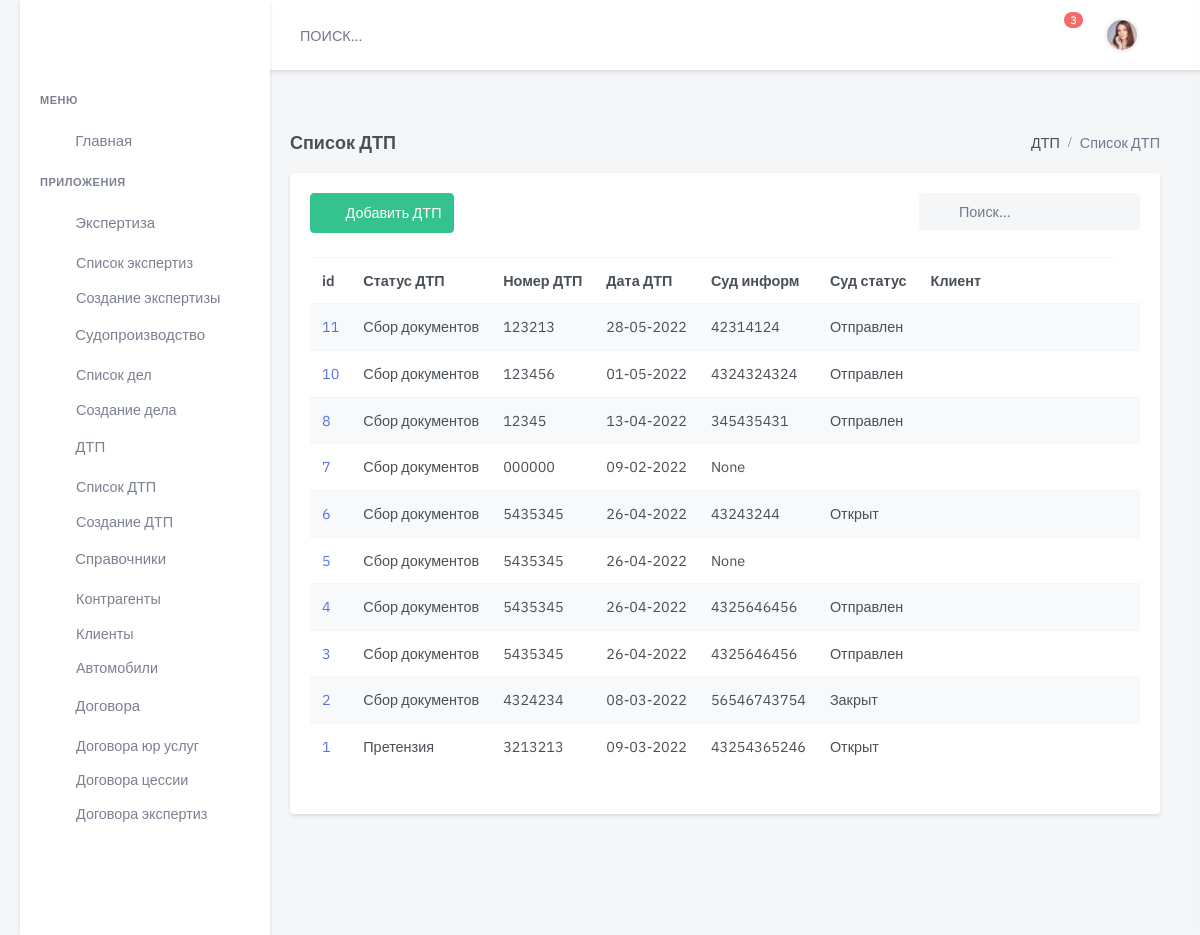
The page /accident/ on the database its author committed.
### accident/models.py (models this page shows, shortened)
class Accident(models.Model):
    status = models.ForeignKey(
        Status,
        on_delete=models.CASCADE,
        related_name='status_acc',
        blank=True,
        null=True, verbose_name='Статус  дела о ДТП')
    data = models.DateField(
        blank=True,
        null=True,
        default=None,
        verbose_name='Дата ДТП ')
    time = models.TimeField(
        blank=True,
        null=True,
        default=None,
        verbose_name='Время ДТП ')
    location_accident = models.CharField(
        max_length=400,
        blank=True,
        default=None,
        verbose_name='Место ДТП')
    number = models.CharField(
        max_length=24,
        blank=True,
        null=True,
        default=None,
        verbose_name='Номер протокола')
    dtp_doc = models.ForeignKey(
        AccidentDoc,
        on_delete=models.CASCADE,
        related_name='dtp_doc',
        blank=True,
        null=True, verbose_name='Документ Основание ')
    file_doc = models.FileField(
        upload_to='upload/protokol_doc/',
        null=True, default=None,
        verbose_name="Файл Основание",
        blank=True, )
    dtp_pos = models.ForeignKey(
        AccidentPos,
        on_delete=models.CASCADE,
        related_name='AccidentPos',
        blank=True,
        null=True,
        verbose_name='Документ Постановление ')
    file_pos = models.FileField(
        upload_to='upload/protokol_pos/',
        null=True,
        default=None,
        blank=True,
        verbose_name="Файл Постановление")
    court_info = models.ForeignKey(
        InfoCourt,
        on_delete=models.CASCADE,
        related_name='court_info',
        blank=True,
        null=True, verbose_name='Инфо о Судопроизводстве')
    data_insurance = models.DateField(
        blank=True,
        null=True,
        default=None,
        verbose_name='Дата обращения в Страховую')
    message = models.CharField(
        max_length=100000,
        blank=True,
        null=True,
        default=None,
        verbose_name='Комментарий')
    slug = models.SlugField(max_length=200, default=uuid.uuid1)
    is_active = models.BooleanField(default=True)
    created = models.DateTimeField(auto_now_add=True, auto_now=False)
    updated = models.DateTimeField(auto_now_add=False, auto_now=True)
    def __str__(self):
        return 'id {}, номер {}, место дтп {}, клиент{}'.format(self.id, self.number, self.location_accident,
                                    self.partner_accident.filter(type='True').first())
    class Meta:
        verbose_name = "ДТП  "
        verbose_name_plural = "ДТП"
        ordering = ['-created']

class Status(models.Model):
    name = models.CharField(
        max_length=100,
        blank=True,
        null=True,
        default=None,
        verbose_name='Наименование')
    comment = models.CharField(
        max_length=100,
        blank=True,
        null=True,
        default=None,
        verbose_name='Комментарий')
    is_active = models.BooleanField(default=True)
    created = models.DateTimeField(auto_now_add=True, auto_now=False)
    updated = models.DateTimeField(auto_now_add=False, auto_now=True)
    def __str__(self):
        return "%s" % self.name
    class Meta:
        verbose_name = 'Статус  дела о ДТП'
        verbose_name_plural = 'Статусы дела о ДТП'

### court/models.py (models this page shows, shortened)
class InfoCourt(models.Model):
    status = models.ForeignKey(
        Status,
        on_delete=models.CASCADE,
        verbose_name='Статус  дела',
        related_name='court_status',
        default=None,
        blank=True,
        null=True
    )
    judge = models.ForeignKey(
        judge,
        on_delete=models.CASCADE,
        verbose_name='Судья',
        related_name='court_judge',
        default=None,
        blank=True,
        null=True
    )
    case_number = models.CharField(
        max_length=24,
        blank=True,
        null=True,
        default=None,
        verbose_name='Номер Судебного дела')
    uid_number = models.CharField(
        max_length=26,
        blank=True,
        null=True,
        default=None,
        verbose_name='УИД Судебного дела')
    data_reg = models.DateField(
        blank=True,
        null=True,
        default=None,
        verbose_name='Дата регистрации дела')
    location = models.ForeignKey(
        ListCourt,
        on_delete=models.CASCADE,
        blank=True,
        null=True,
        default=None,
        related_name='location', verbose_name='Место  ')
    message = models.TextField(
        max_length=50000,
        blank=True,
        null=True,
        default=None,
        verbose_name='Результат события Коментарий')
    is_active = models.BooleanField(default=True)
    created = models.DateTimeField(auto_now_add=True, auto_now=False)
    updated = models.DateTimeField(auto_now_add=False, auto_now=True)
    def __str__(self):
        return "%s" % self.uid_number
    class Meta:
        verbose_name = "Информация дела"
        verbose_name_plural = "Информация дела"
        ordering = ['-created']

class Status(models.Model):
    name = models.CharField(
        max_length=100,
        blank=True,
        null=True,
        default=None,
        verbose_name='Наименование')
    comment = models.CharField(
        max_length=100,
        blank=True,
        null=True,
        default=None,
        verbose_name='Комментарий')
    is_active = models.BooleanField(default=True)
    created = models.DateTimeField(auto_now_add=True, auto_now=False)
    updated = models.DateTimeField(auto_now_add=False, auto_now=True)
    def __str__(self):
        return "%s" % self.name
    class Meta:
        verbose_name = 'Статус  судебной оперции'
        verbose_name_plural = 'Статусы судебных операций'

### accident/views.py (the view)
# urls.py: path('', accident_list, name='accident-list'),
def accident_list(request):
    accident = Accident.objects.all()
    print(accident)
    return render(request,
                  'dist/accident/list.html',
                  {'accident': accident,
                   }
                  )

### client/models.py (called while the page is built)
    def __str__(self):
        return "%s" % self.name

    def __str__(self):
        return "%s" % self.status

### templates/dist/accident/list.html (shortened to what this page needs)
{% extends 'dist/include/base.html' %}
{% load static %}
{% block content %}
  <div class="main-content">
    <div class="page-content">
      <div class="container-fluid">
        <div class="row">
          <div class="col-12">
            <div class="page-title-box d-flex align-items-center justify-content-between">
              <h4 class="mb-0">Список ДТП</h4>
              <div class="page-title-right">
                <ol class="breadcrumb m-0">
                  <li class="breadcrumb-item"><a href="javascript: void(0);">ДТП</a></li>
                  <li class="breadcrumb-item active">Список ДТП</li>
                </ol>
              </div>
            </div>
          </div>
        </div>
        <div class="row">
          <div class="col-lg-12">
            <div class="card">
              <div class="card-body">
                <div class="row mb-2">
                  <div class="col-md-6">
                    <div class="mb-3">
                      <a href="{% url 'accident-new' %}" class="btn btn-success waves-effect waves-light">
                        <i class="mdi mdi-plus me-2"></i> Добавить ДТП</a>
                    </div>
                  </div>
                  <div class="col-md-6">
                    <div class="form-inline float-md-end mb-3">
                      <div class="search-box ms-2">
                        <div class="position-relative">
                          <input type="text" class="form-control rounded bg-light border-0" placeholder="Поиск...">
                          <i class="mdi mdi-magnify search-icon"></i>
                        </div>
                      </div>
                    </div>
                  </div>
                </div>
                <div class="table-responsive mb-4">
                  <table class="table table-striped table-nowrap mb-0">
                    <thead>
                    <tr>
                      <th scope="col">id</th>
                      <th scope="col">Статус ДТП</th>
                      <th scope="col">Номер ДТП</th>
                      <th scope="col">Дата ДТП</th>
                      <th scope="col">Суд информ</th>
                      <th scope="col">Суд статус</th>
                      <th scope="col" style="width: 200px;">Клиент</th>
                    </tr>
                    </thead>
                    <tbody>
                    {% for item in accident %}
                      <tr>
                        <td>
                          <a href="/accident/accident-add-partner/{{ item.id }}/">{{ item.id }}</a>
                        </td>
                        <td>{{ item.status }}</td>
                        <td>{{ item.number }}</td>
                        <td>{{ item.data |date:"d-m-Y" }}</td>
                        <td>{{ item.court_info}} </td>
                        <td>{{ item.court_info.status }}</td>
                        <td>{{ item.partner_accidentя }}</td>
                        <td>
                        </td>
                      </tr>
                    {% endfor %}
                    </tbody>
                  </table>
                 </div>
              </div>
            </div>
          </div>
        </div>
      </div>
    </div>
  </div>
{% endblock content %}

### static/css/accident-main.css (style rules this page uses)
body { font-family: sans-serif; background: #E8E8E8; padding: 20px; font-size: 17px; }
@media (max-width:1311px) { body { margin:0%; } }

### rows shown on the page
Accident: id "11", status "Сбор документов", number "123213", data "28-05-2022", court_info "42314124", court_info.status "Отправлен"
Accident: id "10", status "Сбор документов", number "123456", data "01-05-2022", court_info "4324324324", court_info.status "Отправлен"
Accident: id "8", status "Сбор документов", number "12345", data "13-04-2022", court_info "345435431", court_info.status "Отправлен"
Accident: id "7", status "Сбор документов", number "000000", data "09-02-2022", court_info "None"
Accident: id "6", status "Сбор документов", number "5435345", data "26-04-2022", court_info "43243244", court_info.status "Открыт"
Accident: id "5", status "Сбор документов", number "5435345", data "26-04-2022", court_info "None"
Accident: id "4", status "Сбор документов", number "5435345", data "26-04-2022", court_info "4325646456", court_info.status "Отправлен"
Accident: id "3", status "Сбор документов", number "5435345", data "26-04-2022", court_info "4325646456", court_info.status "Отправлен"
Accident: id "2", status "Сбор документов", number "4324234", data "08-03-2022", court_info "56546743754", court_info.status "Закрыт"
Accident: id "1", status "Претензия", number "3213213", data "09-03-2022", court_info "43254365246", court_info.status "Открыт"
